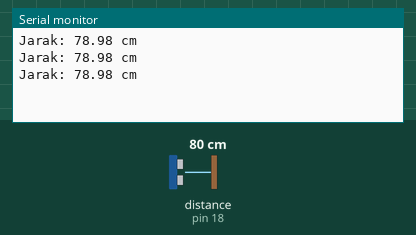
Recording of a sketch running on a simulated Arduino Uno, built with avr-gcc and run on an emulated ATmega328P. Shown: the last lines printed to the serial monitor. Wiring (inferred from the names in the program): ultrasonic range finder: trigger pin 5; echo pin 18. Inputs (shaded band) come from the test bench; at power-on: distance to the obstacle (sensor on pin 18) 80 cm. The echo pulse lasts 58.3 µs per cm.

Above: at 1.3 s.
1.4 s: distance to the obstacle (sensor on pin 18) set to 2 cm
At 1.9 s:
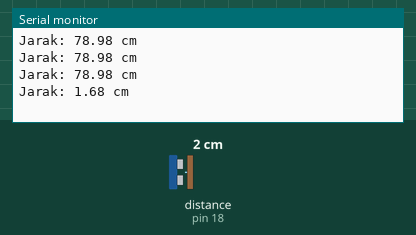
2.9 s: distance to the obstacle (sensor on pin 18) set to 4 cm
At 3.4 s:
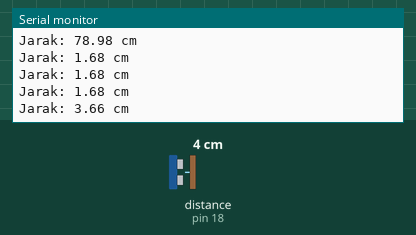
Timing chart, 0 to 5.9 s (numbered marks = the images above; inputs shaded):
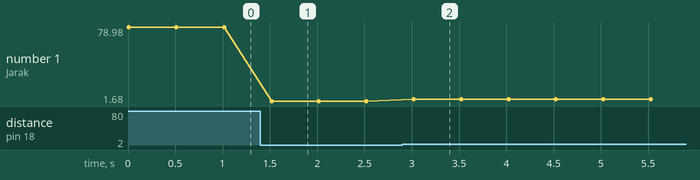

Measured:
- after the input at 1.4 s, the serial monitor: prints a new line after 0.12 s (image 1)
- after the input at 2.9 s, the serial monitor: prints a new line after 0.12 s (image 2)
- plotted number 1: 78.98 → 1.68 after the input at 1.4 s, 1.68 → 3.66 after the input at 2.9 s

The sketch:

TesUltrasonic.ino
```cpp
//mendefinisikan pin trigger & echo
#define TRIG_PIN 5
#define ECHO_PIN 18

void setup() {
  //menentukan baudrate serial
  Serial.begin(115200);
  //mendefinisikan pin termasuk output (mengeluarkan tegangan) atau input (menerima tegangan)
  pinMode(TRIG_PIN, OUTPUT);
  pinMode(ECHO_PIN, INPUT);
}

void loop() {
  // trigger di set LOW terlebih dahulu untuk membersihkan noise bagian dari loop
  digitalWrite(TRIG_PIN, LOW);
  //trigger diberi jeda 2uS
  delayMicroseconds(2);
  // trigger diberikan tegangan
  digitalWrite(TRIG_PIN, HIGH);
  //sesuai standar minimal trigger akan aktif selama 10 uS untuk nantinya mengaktifkan suara ultrasonic
  delayMicroseconds(10);
  //trigger kembali di setting low
  digitalWrite(TRIG_PIN, LOW);

  // baca echo dimana echo akan membaca suara yang terpantul akibat adanya objek. jadi durasi pin echo high selama berapa uS
  long duration = pulseIn(ECHO_PIN, HIGH);

  // hitung jarak (cm) dimana 0.034 adalah nilai kecepatan suara di udara pada suhu ruang (~340 m/s) diubah ke cm/µs, karena bolak balik dibagi 2, tipe data bisa float atau mau digenapkan jadi int
  float distance = duration * 0.034 / 2;

  //cetak jarak
  Serial.print("Jarak: ");
  //cetak nilai distrance
  Serial.print(distance);
  Serial.println(" cm");

  //delay untuk looping
  delay(500);
}
```
